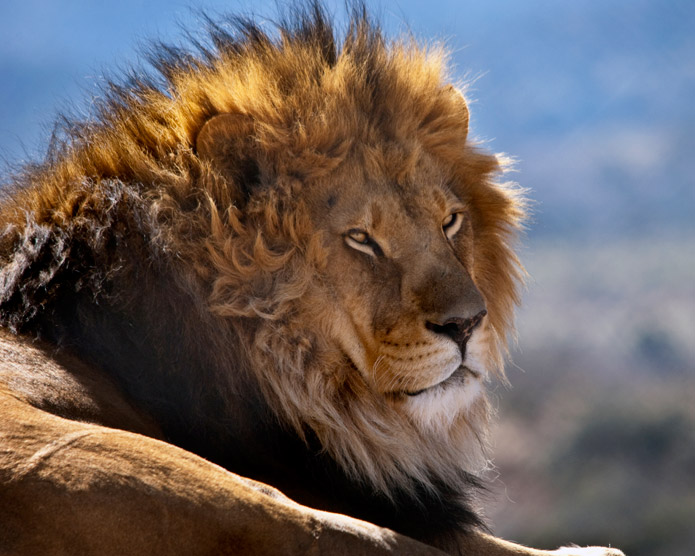
#> input picture image_processing/3_geo_transform/lionBMP.jpg, 695 x 556 px
$ python rotation.py
#> lines starting #> are read from the running program, lines starting #| are printed output that depends on the picture
############################################
## Import OpenCV
import numpy as np
import cv2
############################################

############################################
## Read the image
img= cv2.imread('lionBMP.jpg')
#> img is the input picture: shape (556, 695, 3); mean B, G, R 93.5, 96.3, 106.5
rows,cols,channels = img.shape
#> rows = 556; cols = 695; channels = 3
############################################

############################################
## Do the processing
############################################
M = cv2.getRotationMatrix2D((cols/2,rows/2),90,1)
dst = cv2.warpAffine(img,M,(cols,rows))
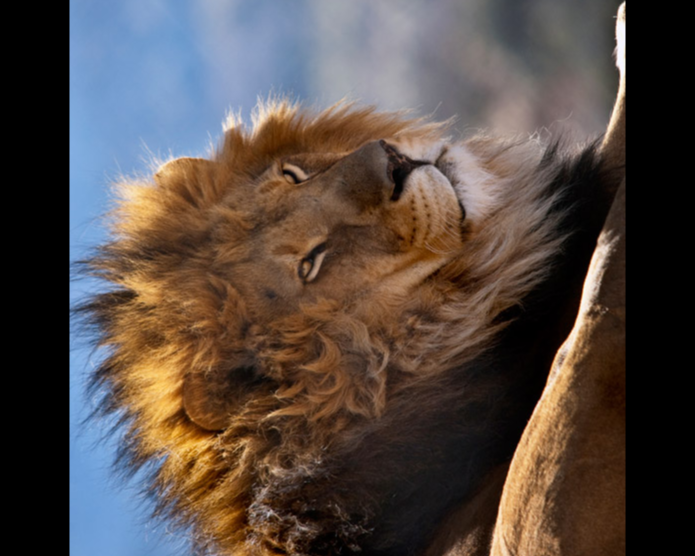
#> dst: shape (556, 695, 3); mean B, G, R 69.1, 73.8, 84.5
############################################
## Show the image
cv2.imshow('image',img)
cv2.imshow('transform', dst)
cv2.imwrite('transformLion.jpg',dst) #saving the transformed image
############################################

############################################
## Close and exit
while(1):
       key= cv2.waitKey(1)
#> (key Esc is pressed here)
       if (key & 0xFF) == 27:
           break

cv2.destroyAllWindows()
############################################

$ run again, with image_processing/3_geo_transform/lion.jpg copied over image_processing/3_geo_transform/lionBMP.jpg
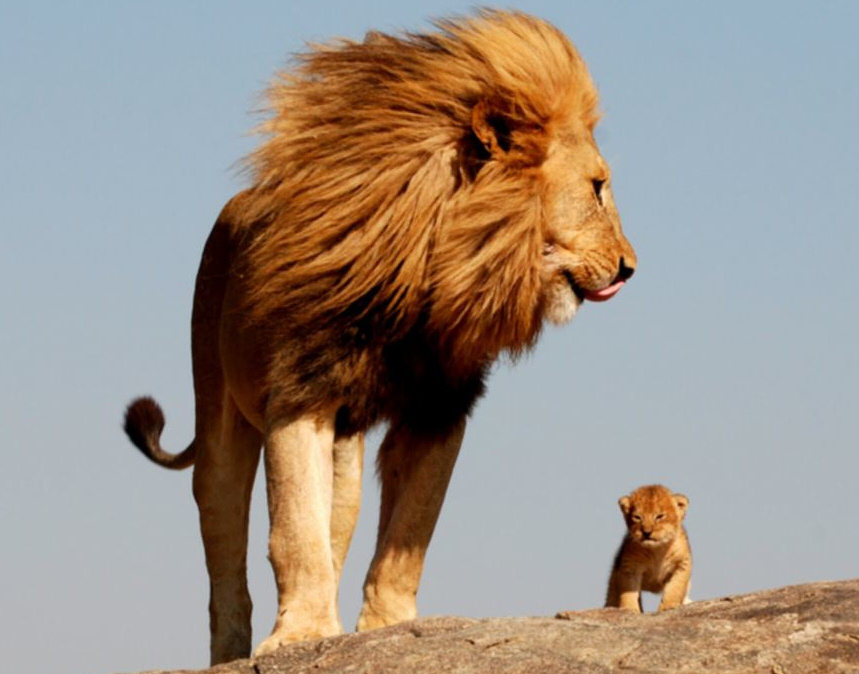
#> input picture image_processing/3_geo_transform/lion.jpg, 859 x 674 px
#> img is the input picture: shape (674, 859, 3); mean B, G, R 135.7, 146.2, 157.9
#> `dst = cv2.warpAffine(img,M,(cols,rows))`:
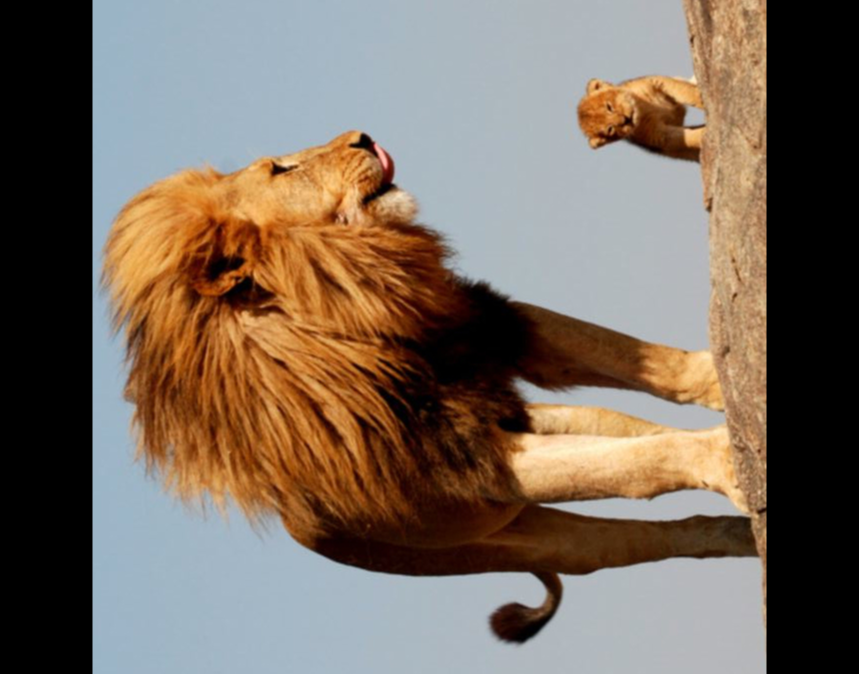
#> dst: shape (674, 859, 3); mean B, G, R 95.8, 107.8, 121.6
